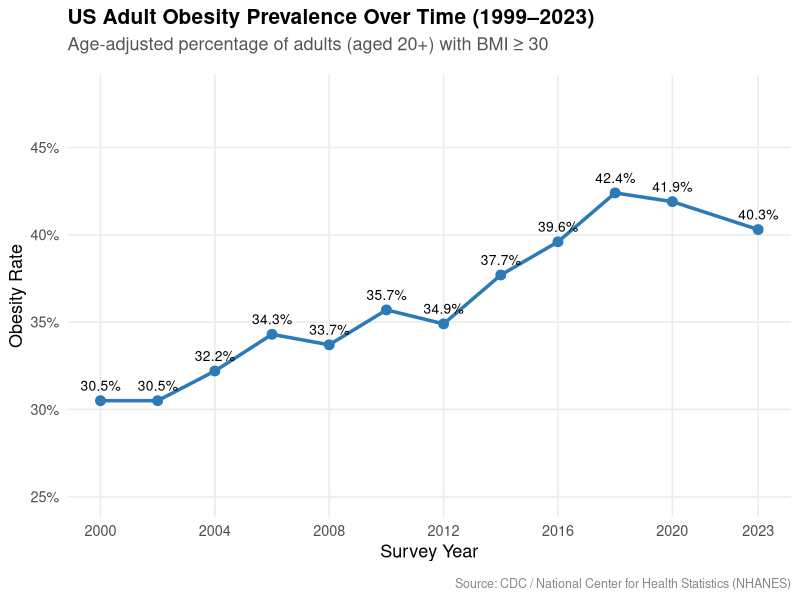
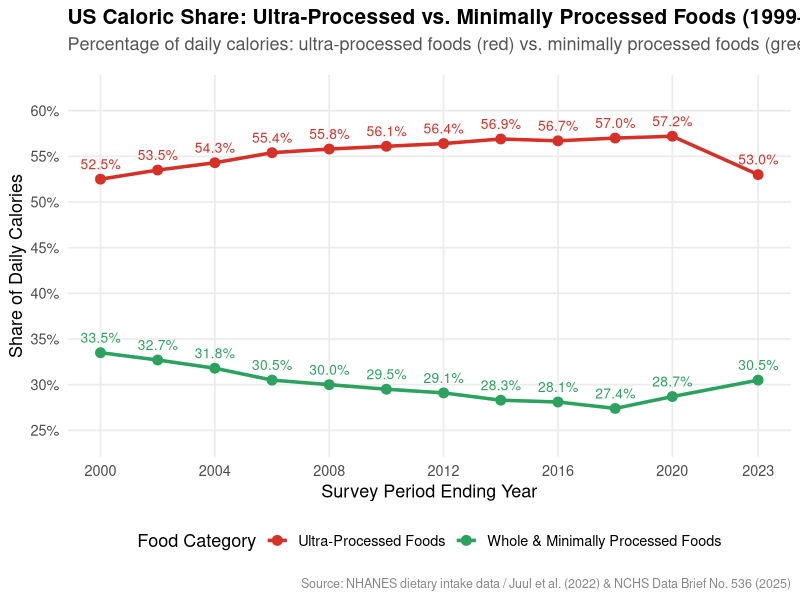

Recreate these plots in R, in order.
## ---- chunk 1
#| label: setup
#| include: false

library(tidyverse)
## ---- chunk 2
#| label: obesity-time-plot
#| fig-width: 9
#| fig-height: 5
#| fig-align: center

obesity_trends <- tibble(
  year = c(2000, 2002, 2004, 2006, 2008, 2010, 2012, 2014, 2016, 2018, 2020, 2023),
  rate = c(0.305, 0.305, 0.322, 0.343, 0.337, 0.357, 0.349, 0.377, 0.396, 0.424, 0.419, 0.403)
)

obesity_trends |>
  ggplot(aes(x = year, y = rate)) +
  geom_line(color = "#2c7bb6", linewidth = 1.2) +
  geom_point(color = "#2c7bb6", size = 3) +
  geom_text(aes(label = scales::percent(rate, accuracy = 0.1)), vjust = -1, size = 3.5) +
  scale_y_continuous(
    labels = scales::percent_format(accuracy = 1),
    limits = c(0.25, 0.48),
    breaks = seq(0.25, 0.45, by = 0.05)
  ) +
  scale_x_continuous(breaks = c(2000, 2004, 2008, 2012, 2016, 2020, 2023)) +
  labs(
    title = "US Adult Obesity Prevalence Over Time (1999–2023)",
    subtitle = "Age-adjusted percentage of adults (aged 20+) with BMI ≥ 30",
    x = "Survey Year",
    y = "Obesity Rate",
    caption = "Source: CDC / National Center for Health Statistics (NHANES)"
  ) +
  theme_minimal(base_size = 13) +
  theme(
    plot.title = element_text(face = "bold", size = 15, margin = margin(b = 6)),
    plot.subtitle = element_text(color = "#555555", margin = margin(b = 15)),
    plot.caption = element_text(color = "#888888", size = 9, margin = margin(t = 12)),
    panel.grid.minor = element_blank(),
    panel.grid.major = element_line(color = "#ececec")
  )
## ---- chunk 3
#| label: food-processing-plot
#| fig-width: 9
#| fig-height: 5.5
#| fig-align: center

food_trends <- bind_rows(
  tibble(
    year = c(2000, 2002, 2004, 2006, 2008, 2010, 2012, 2014, 2016, 2018, 2020, 2023),
    pct_calories = c(0.525, 0.535, 0.543, 0.554, 0.558, 0.561, 0.564, 0.569, 0.567, 0.570, 0.572, 0.530),
    category = "Ultra-Processed Foods"
  ),
  tibble(
    year = c(2000, 2002, 2004, 2006, 2008, 2010, 2012, 2014, 2016, 2018, 2020, 2023),
    pct_calories = c(0.335, 0.327, 0.318, 0.305, 0.300, 0.295, 0.291, 0.283, 0.281, 0.274, 0.287, 0.305),
    category = "Whole & Minimally Processed Foods"
  )
)

food_trends |>
  ggplot(aes(x = year, y = pct_calories, color = category)) +
  geom_line(linewidth = 1.2) +
  geom_point(size = 3) +
  geom_text(
    aes(label = scales::percent(pct_calories, accuracy = 0.1)),
    vjust = -1,
    size = 3.5,
    show.legend = FALSE
  ) +
  scale_color_manual(
    values = c(
      "Ultra-Processed Foods" = "#d73027",
      "Whole & Minimally Processed Foods" = "#2ca25f"
    )
  ) +
  scale_y_continuous(
    labels = scales::percent_format(accuracy = 1),
    limits = c(0.24, 0.62),
    breaks = seq(0.25, 0.60, by = 0.05)
  ) +
  scale_x_continuous(breaks = c(2000, 2004, 2008, 2012, 2016, 2020, 2023)) +
  labs(
    title = "US Caloric Share: Ultra-Processed vs. Minimally Processed Foods (1999–2023)",
    subtitle = "Percentage of daily calories: ultra-processed foods (red) vs. minimally processed foods (green)",
    x = "Survey Period Ending Year",
    y = "Share of Daily Calories",
    color = "Food Category",
    caption = "Source: NHANES dietary intake data / Juul et al. (2022) & NCHS Data Brief No. 536 (2025)"
  ) +
  theme_minimal(base_size = 13) +
  theme(
    plot.title = element_text(face = "bold", size = 15, margin = margin(b = 6)),
    plot.subtitle = element_text(color = "#555555", margin = margin(b = 15)),
    plot.caption = element_text(color = "#888888", size = 9, margin = margin(t = 12)),
    legend.position = "bottom",
    panel.grid.minor = element_blank(),
    panel.grid.major = element_line(color = "#ececec")
  )
